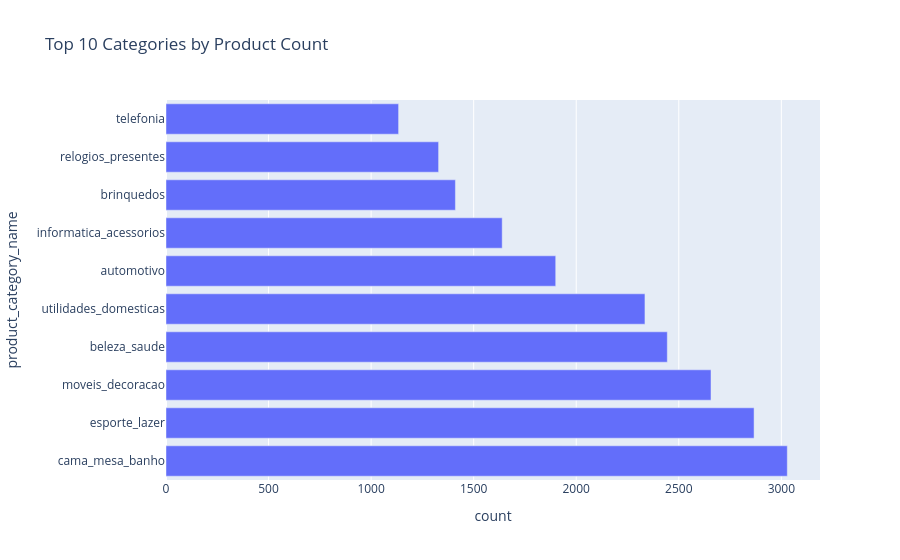

Source (notebook cell):
### Code cell
# top 10 categories by product count

product_category = products_table['product_category_name'].value_counts().reset_index()
product_chart = px.bar(product_category.sort_values('count',ascending=False).head(10),
                      orientation='h',
                      x='count',
                      y='product_category_name',
                      title='Top 10 Categories by Product Count')
product_chart.show()

### Figure 1 — Plotly figure (JSON) as saved in the notebook; plotly's stock layout.template omitted (floating-point values rounded to 4 significant figures)
{"data": [{"alignmentgroup": "True", "hovertemplate": "count=%{x}<br>product_category_name=%{y}<extra></extra>", "legendgroup": "", "marker": {"color": "#636efa", "pattern": {"shape": ""}}, "name": "", "offsetgroup": "", "orientation": "h", "showlegend": false, "textposition": "auto", "type": "bar", "x": [3029, 2867, 2657, 2444, 2335, 1900, 1639, 1411, 1329, 1134], "xaxis": "x", "y": ["cama_mesa_banho", "esporte_lazer", "moveis_decoracao", "beleza_saude", "utilidades_domesticas", "automotivo", "informatica_acessorios", "brinquedos", "relogios_presentes", "telefonia"], "yaxis": "y"}], "layout": {"barmode": "relative", "legend": {"tracegroupgap": 0}, "title": {"text": "Top 10 Categories by Product Count"}, "xaxis": {"anchor": "y", "domain": [0, 1], "title": {"text": "count"}}, "yaxis": {"anchor": "x", "domain": [0, 1], "title": {"text": "product_category_name"}}}}
